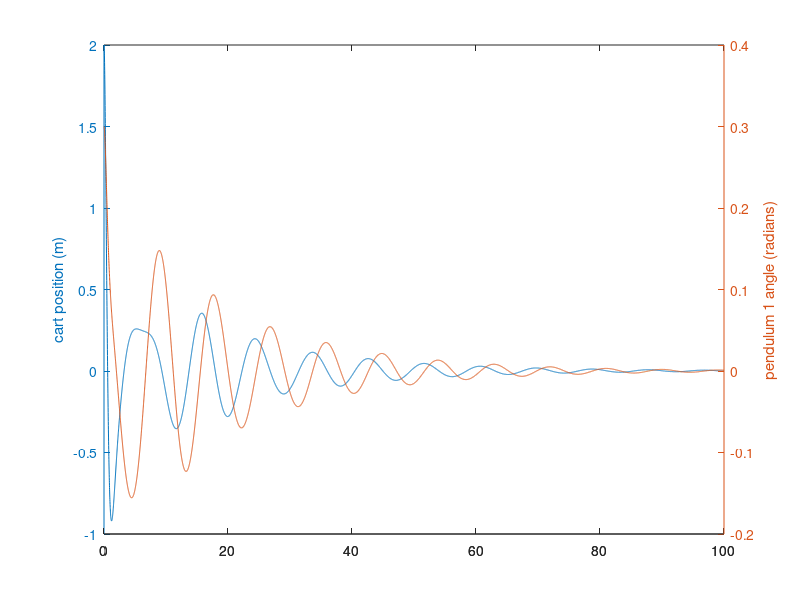
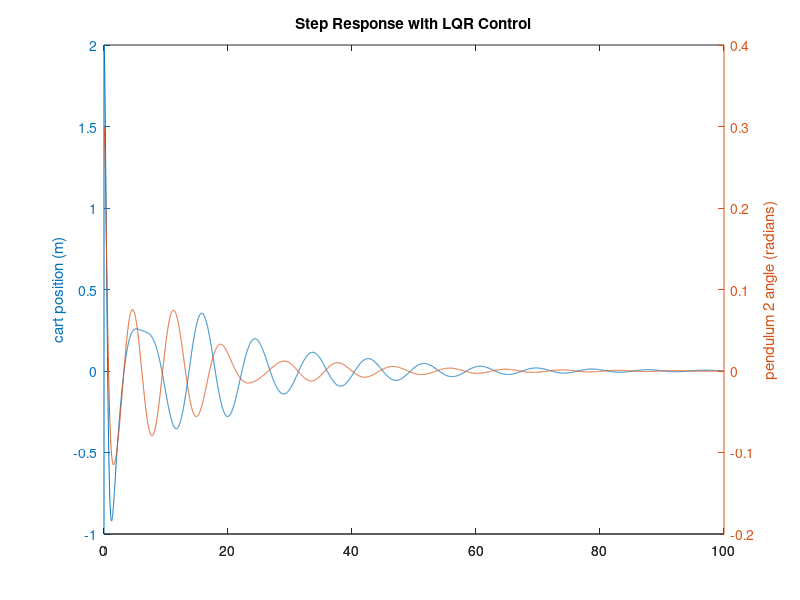

Reproduce these figures in MATLAB, in order.
clear all
clear
A =[ 0, 1,            0, 0,            0, 0;
 0, 0,    -981/1000, 0,    -981/1000, 0;
 0, 0,            0, 1,            0, 0;
 0, 0, -10791/20000, 0,   -981/20000, 0;
 0, 0,            0, 0,            0, 1;
 0, 0,   -981/10000, 0, -10791/10000, 0];

B =[    0;
    1/1000;
         0;
   1/20000;
         0;
   1/10000];

C = [1 0 0 0 0 0;
     0 0 1 0 0 0
     0 0 0 0 1 0];
 
D = 0;
states = {'x' 'x_dot' 'phi1' 'phi_dot1' 'phi2' 'phi_dot2'};
inputs = {'f'};
outputs = {'x'; 'phi1';'phi2'};

sys_ss = ss(A,B,C,D,'statename',states,'inputname',inputs,'outputname',outputs);

poles = eig(A) %% poles without Control

co = ctrb(sys_ss);
controllability = rank(co)

Q =[100000     0     0     0     0     0;
    0    10     0     0     0     0;
    0     0     1000000     0     0     0;
    0     0     0    10     0     0;
    0     0     0     0     1000000     0;
    0     0     0     0     0    10] %cost matrix 


R=0.001

K = lqr(A,B,Q,R)
% K=[0 0 0 0 0 0 ];
Ac = [(A-B*K)];
Bc = [B];
Cc = [C];
Dc = [D];

poles1 = eig(Ac); %% poles with LQR
states = {'x' 'x_dot' 'phi1' 'phi_dot1' 'phi2' 'phi_dot2'};
inputs = {'f'};
outputs = {'x'; 'phi1'; 'phi2'};

sys_cl = ss(Ac,Bc,Cc,Dc,'statename',states,'inputname',inputs,'outputname',outputs);
% hold on
x0=[2,0,0.3,0,0.3,0]  %% initial condition
t = 0:0.01:100;
r =10*ones(size(t)); %% Step input 
[y,t,x]=lsim(sys_cl,r,t,x0); %% simulation command
figure
[AX,H1,H2] = plotyy(t,y(:,1),t,y(:,2),'plot'); %% Plot of x and Theta 1
set(get(AX(1),'Ylabel'),'String','cart position (m)')
set(get(AX(2),'Ylabel'),'String','pendulum 1 angle (radians)')
 figure %% new figure
 
[AX,H1,H3] = plotyy(t,y(:,1),t,y(:,3),'plot');  %% Plot of x and Theta 2
set(get(AX(1),'Ylabel'),'String','cart position (m)')
set(get(AX(2),'Ylabel'),'String','pendulum 2 angle (radians)')
title('Step Response with LQR Control')